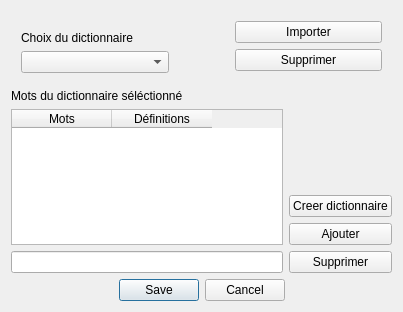
<?xml version="1.0" encoding="UTF-8"?>
<ui version="4.0">
 <class>DictionnaryManagerDialog</class>
 <widget class="QDialog" name="DictionnaryManagerDialog">
  <property name="geometry">
   <rect>
    <x>0</x>
    <y>0</y>
    <width>403</width>
    <height>312</height>
   </rect>
  </property>
  <property name="windowTitle">
   <string>Dialog</string>
  </property>
  <layout class="QVBoxLayout" name="verticalLayout_5">
   <item>
    <layout class="QVBoxLayout" name="verticalLayout">
     <item>
      <layout class="QHBoxLayout" name="horizontalLayout_3">
       <item>
        <layout class="QVBoxLayout" name="verticalLayout_4">
         <property name="leftMargin">
          <number>10</number>
         </property>
         <property name="topMargin">
          <number>20</number>
         </property>
         <property name="rightMargin">
          <number>10</number>
         </property>
         <property name="bottomMargin">
          <number>10</number>
         </property>
         <item>
          <widget class="QLabel" name="label">
           <property name="text">
            <string>Choix du dictionnaire</string>
           </property>
           <property name="margin">
            <number>0</number>
           </property>
          </widget>
         </item>
         <item>
          <widget class="QComboBox" name="dictionnaires"/>
         </item>
        </layout>
       </item>
       <item>
        <spacer name="horizontalSpacer">
         <property name="orientation">
          <enum>Qt::Horizontal</enum>
         </property>
         <property name="sizeType">
          <enum>QSizePolicy::Fixed</enum>
         </property>
         <property name="sizeHint" stdset="0">
          <size>
           <width>40</width>
           <height>20</height>
          </size>
         </property>
        </spacer>
       </item>
       <item>
        <layout class="QVBoxLayout" name="verticalLayout_3">
         <property name="margin">
          <number>10</number>
         </property>
         <item>
          <widget class="QPushButton" name="boutonImporter">
           <property name="text">
            <string>Importer</string>
           </property>
          </widget>
         </item>
         <item>
          <widget class="QPushButton" name="boutonSupprimer">
           <property name="text">
            <string>Supprimer</string>
           </property>
          </widget>
         </item>
        </layout>
       </item>
      </layout>
     </item>
     <item>
      <layout class="QHBoxLayout" name="horizontalLayout"/>
     </item>
    </layout>
   </item>
   <item>
    <widget class="QLabel" name="label_2">
     <property name="text">
      <string>Mots du dictionnaire séléctionné</string>
     </property>
    </widget>
   </item>
   <item>
    <layout class="QHBoxLayout" name="horizontalLayout_4">
     <item>
      <layout class="QVBoxLayout" name="verticalLayout_6">
       <item>
        <widget class="QTableWidget" name="definitions">
         <attribute name="verticalHeaderVisible">
          <bool>false</bool>
         </attribute>
         <column>
          <property name="text">
           <string>Mots</string>
          </property>
         </column>
         <column>
          <property name="text">
           <string>Définitions</string>
          </property>
         </column>
        </widget>
       </item>
       <item>
        <widget class="QLineEdit" name="lineEdit"/>
       </item>
      </layout>
     </item>
     <item>
      <layout class="QVBoxLayout" name="verticalLayout_2">
       <item>
        <spacer name="verticalSpacer">
         <property name="orientation">
          <enum>Qt::Vertical</enum>
         </property>
         <property name="sizeType">
          <enum>QSizePolicy::Expanding</enum>
         </property>
         <property name="sizeHint" stdset="0">
          <size>
           <width>20</width>
           <height>60</height>
          </size>
         </property>
        </spacer>
       </item>
       <item>
        <widget class="QPushButton" name="createDictionnary">
         <property name="text">
          <string>Creer dictionnaire</string>
         </property>
        </widget>
       </item>
       <item>
        <widget class="QPushButton" name="addWord">
         <property name="text">
          <string>Ajouter</string>
         </property>
        </widget>
       </item>
       <item>
        <widget class="QPushButton" name="deleteWord">
         <property name="text">
          <string>Supprimer</string>
         </property>
        </widget>
       </item>
      </layout>
     </item>
    </layout>
   </item>
   <item>
    <widget class="QDialogButtonBox" name="buttonBox">
     <property name="orientation">
      <enum>Qt::Horizontal</enum>
     </property>
     <property name="standardButtons">
      <set>QDialogButtonBox::Cancel|QDialogButtonBox::Save</set>
     </property>
     <property name="centerButtons">
      <bool>true</bool>
     </property>
    </widget>
   </item>
  </layout>
 </widget>
 <resources/>
 <connections/>
</ui>
